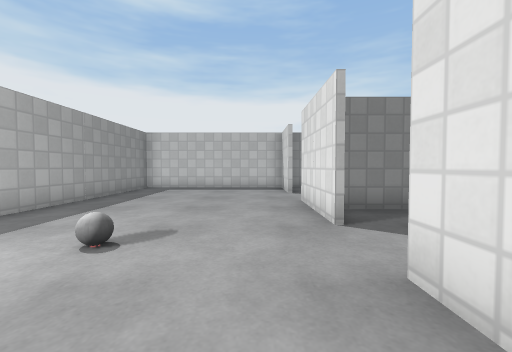
View 1 (above)

18 first-person views from a walk through a world built for the Gazebo simulator. The camera is 0.94 m above the floor, tilts 2° down and sees 90° across. The floor is counted in squares, 1 m on a side. Each view is taken from the middle of a square. On the plan, view 1 faces up. The plan holds only what a view shows up to about 10 squares ahead; the rest is blank. Robots are left out. Simple patterns stand in for the simulator's built-in surfaces.

View 2
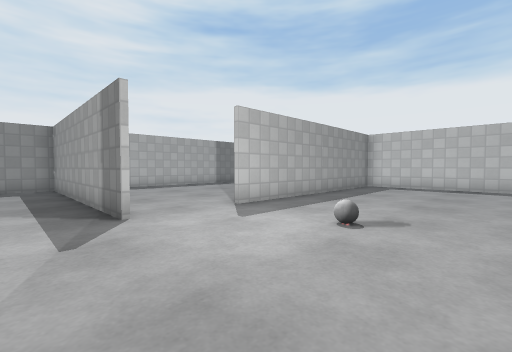

View 3
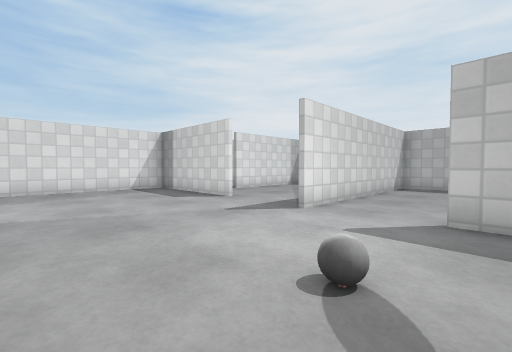

View 4
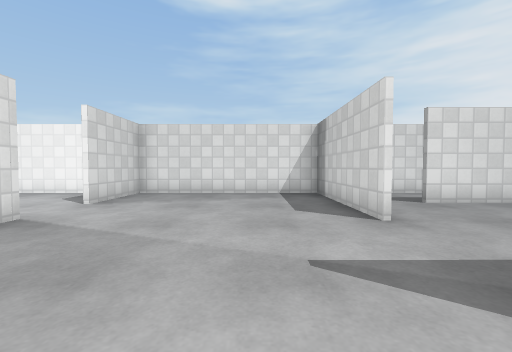

View 5
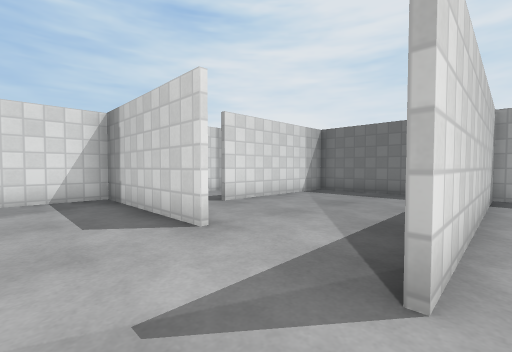

View 6
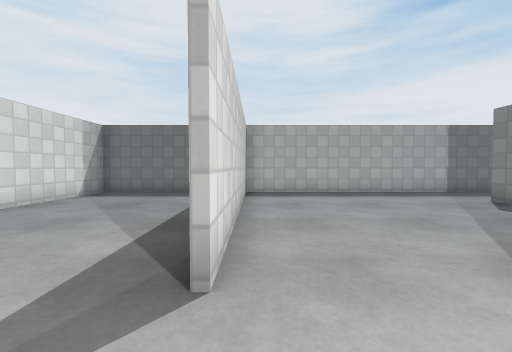

View 7
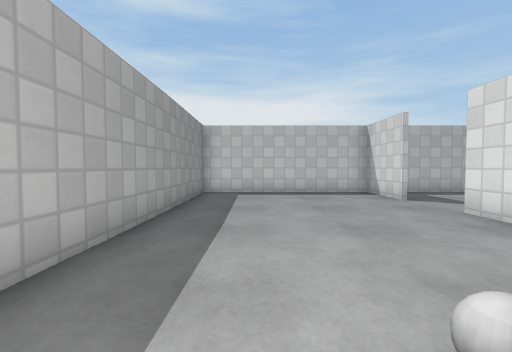

View 8
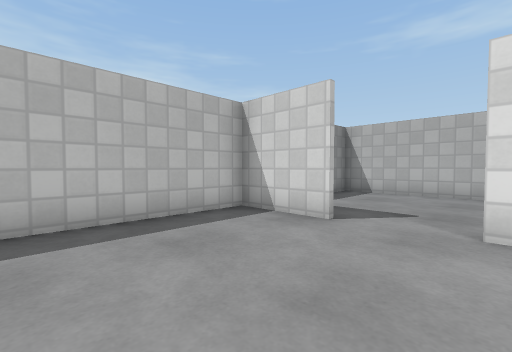

View 9
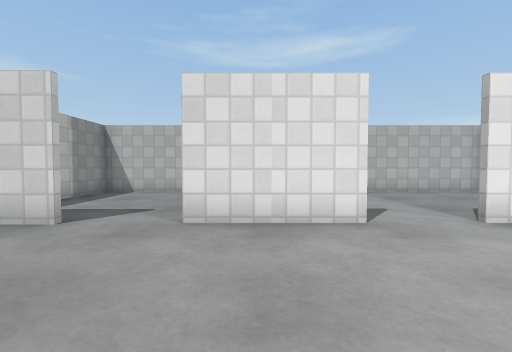

View 10
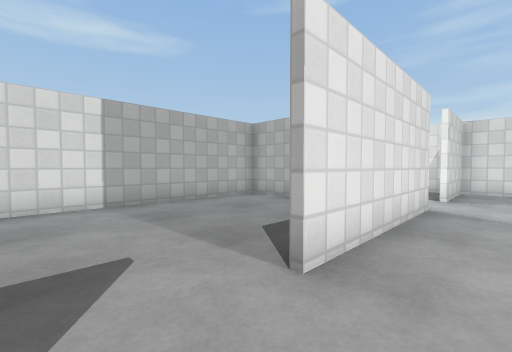

View 11
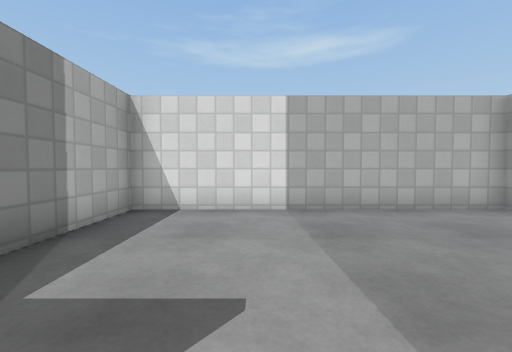

View 12
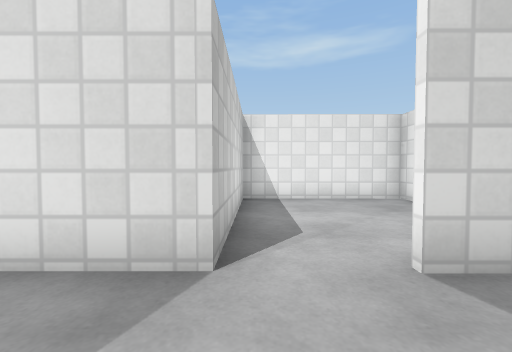

View 13
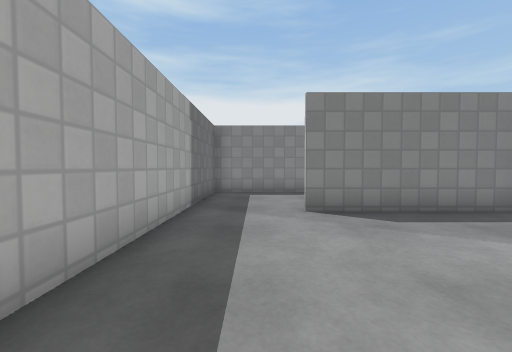

View 14
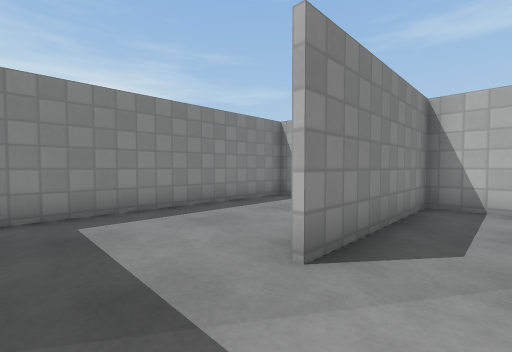

View 15
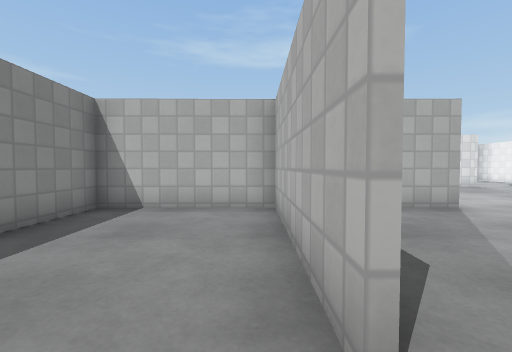

View 16
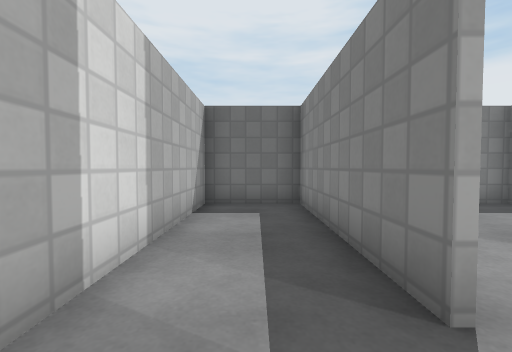

View 17
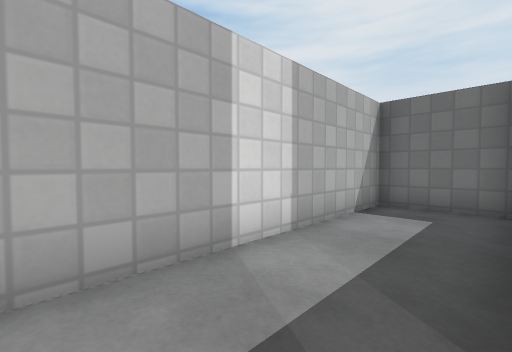

View 18
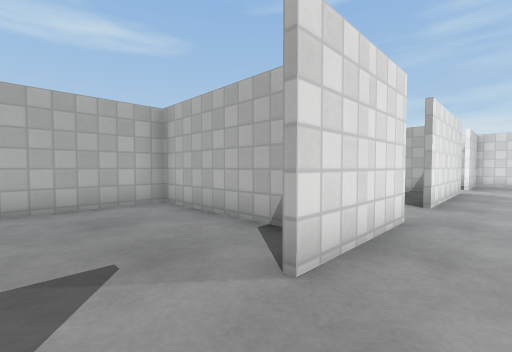

### Floor plan
Points are (right, up) in squares from view 1. A wall is a line through its corners. A room is listed if a view was taken in it or the views show most of it. See-through windows are left out.
Room 1 (views 1, 2, 3, 4, 5, 6, 7, 8, 9, 10, 11, 12, 18)
walls: (-4.8, 0.5) (-6.5, 0.5); (1.3, 4.1) (1.3, 7.3); (-5.2, -2.4) (-5.2, -7.3) (1.3, -7.3) (1.3, -4.4); (1.3, -2.6) (1.3, 2.3); (1.3, 9.3) (1.3, 11.7) (-4.9, 11.7) (-4.9, 3.2)
ways out: opening at (-5, 2.5) to room 2; opening at (1, 3.5) to room 4; opening at (-6.5, -1.5) to room 5; opening at (1, 8.5) to room 6; opening at (1, -4) to room 7
objects: grey ball (-2, 3)
Room 2 (views 13, 14, 15)
walls: (-10, 7.5) (-5.2, 7.5); (-4.9, 7.4) (-10, 7.4); (-5, 3.2) (-5.1, 11.7) (-12.6, 11.7) (-12.6, 0.6) (-4.8, 0.7)
ways out: opening at (-5, 2.5) to room 1
Room 3 (views 16, 17)
walls: (-7.4, -4.9) (-12.6, -4.9); (-12.6, -5.1) (-12.6, -7.3) (-5.9, -7.3)
ways out: opening at (-6.5, -5) to room 5
Room 4 (no view inside)
walls: (4.9, -2.5) (6.6, -2.5) (6.6, 5.7) (1.9, 5.7); (1.3, -2.5) (2.8, -2.5)
ways out: opening at (1, 3.5) to room 1
Room 5 (no view inside)
walls: (-12.6, -4.7) (-7.4, -4.7); (-6.5, 0.5) (-12.6, 0.5) (-12.6, -5.1)
ways out: opening at (-6.5, -1.5) to room 1; opening at (-6.5, -5) to room 3
Room 6 (no view inside)
walls: (2.5, 5.9) (6.6, 5.9) (6.6, 11.7) (2.6, 11.7)
ways out: opening at (1, 8.5) to room 1
Room 7 (no view inside)
walls: (1.8, -7.3) (6.6, -7.3) (6.6, -2.6); (6.3, -2.6) (1.3, -2.6)
ways out: opening at (1, -4) to room 1

Positions as (right, up) in squares from view 1, and headings:
1: (0, 0), facing up
2: (0, -1), facing up-left
3: (0, 4), facing down-left
4: (-3, 2), facing down
5: (-3, 1), facing down-left
6: (-3, 1), facing left
7: (-3, 2), facing up
8: (-3, 7), facing up-right
9: (-3, 6), facing right
10: (0, 4), facing down-right
11: (1, 3), facing right
12: (-1, -3), facing right
13: (-11, 2), facing up
14: (-12, 6), facing up-right
15: (-11, 8), facing right
16: (-6, -6), facing left
17: (-6, -5), facing down-left
18: (0, 9), facing down-right
